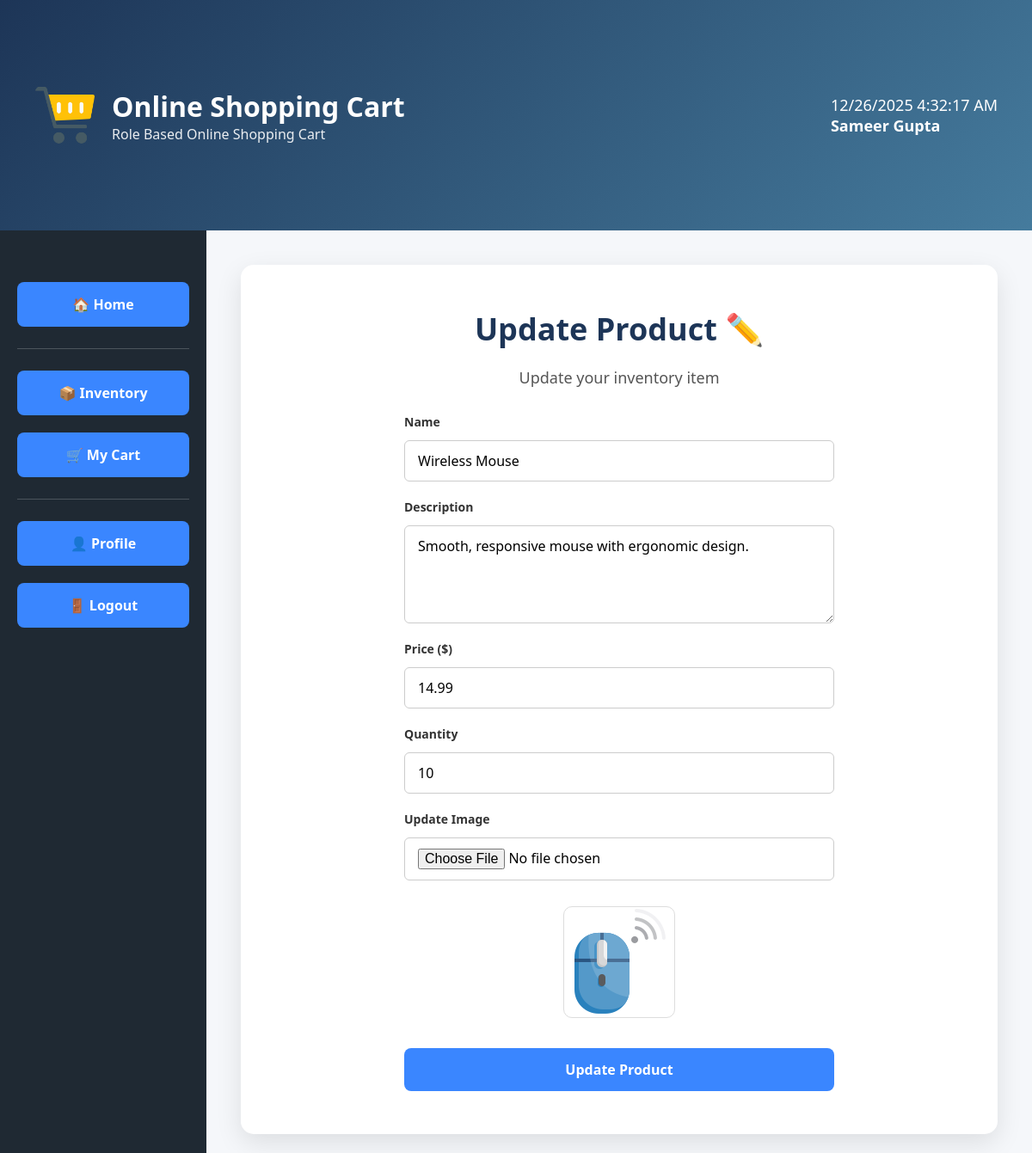
The page /seller/update-inventory/18 (signed in) on the database its author committed.
### src/models/inventory.py (models this page shows)
class Inventory(SQLModel, table=True):
    __tablename__ = "inventory"
    id: Optional[int] = Field(default=None, primary_key=True)
    name: str = Field(nullable=False, index=True)
    description: Optional[str] = Field(default=None)
    price: float = Field(nullable=False, gt=0)
    quantity: int = Field(default=0, ge=0)
    image: Optional[str] = Field(default=None)
    seller_id: int = Field(foreign_key="users.id", nullable=False)
    seller: Optional["User"] = Relationship(  # noqa
        sa_relationship_kwargs={"lazy": "select"},  # lazy loading
        back_populates=None,  # one-directional
    )
    is_active: bool = Field(default=True, index=True)
    created_at: datetime = Field(
        default_factory=get_utc_now, alias="created_at", index=True
    )
    updated_at: datetime = Field(
        default_factory=get_utc_now, alias="updated_at", index=True
    )

### src/routes/seller.py (the view, shortened to what this page needs)
@seller.route("/update-inventory/<int:item_id>", methods=["GET", "POST"])
@role_required("seller")
def update_inventory(item_id: int):
    seller_id = session.get("user_id")
    with Session(engine) as db:
        inventory = db.exec(
            select(Inventory).where(
                Inventory.id == item_id,
                Inventory.seller_id == seller_id,
                Inventory.is_active == True,  # noqa
            )
        ).one_or_none()
        if not inventory:
            message = "Inventory item not found"
            flash(message, "Error")
            logger.warning(message)
            return redirect(url_for("seller.dashboard"))
        if request.method == "GET":
            return render_template("seller/update_inventory.html", inventory=inventory, )
    return redirect(url_for("seller.dashboard"))

### src/utilities/security.py (called while the page is built, shortened)
def role_required(*allowed_roles: str):
    allowed_roles_set = {role.lower() for role in allowed_roles}
    def decorator(view):
        @wraps(view)
        def wrapped_view(*args, **kwargs):
            user_id = session.get("user_id")
            user_role = session.get("role")
            logger.debug(
                "Role access granted: user_id=%s role=%s path=%s",
                user_id,
                user_role,
                request.path,
            )
            return view(*args, **kwargs)
        return wrapped_view
    return decorator

### templates/seller/update_inventory.html (shortened to what this page needs)
{% extends "base.html" %}
{% block body %}
{% include "fragments/header.html" %}
<div class="container">
    {% include "fragments/navigation.html" %}
    <div class="content">
        <main class="landing-card">
            <h2>Update Product ✏️</h2>
            <p>Update your inventory item</p>
            <form class="auth-form"
                  method="post"
                  enctype="multipart/form-data">
                <div class="form-group">
                    <label>Name</label>
                    <input type="text" name="name"
                           value="{{ inventory.name }}" required>
                </div>
                <div class="form-group">
                    <label>Description</label>
                    <textarea name="description"
                              class="form-textarea"
                              rows="4"
                              required>{{ inventory.description }}</textarea>
                </div>
                <div class="form-group">
                    <label>Price ($)</label>
                    <input type="number"
                           step="0.01"
                           name="price"
                           value="{{ inventory.price }}"
                           required>
                </div>
                <div class="form-group">
                    <label>Quantity</label>
                    <input type="number"
                           name="quantity"
                           value="{{ inventory.quantity }}"
                           min="0"
                           required>
                </div>
                <div class="form-group">
                    <label>Update Image</label>
                    <input type="file"
                           name="image"
                           accept="image/*">
                </div>
                {% if inventory.image %}
                <div class="image-preview">
                    <img src="{{ url_for('static', filename='uploads/' + inventory.image) }}">
                </div>
                {% endif %}
                <button type="submit">Update Product</button>
            </form>
        </main>
    </div>
</div>
{% endblock %}

### static/css/style.css (style rules this page uses)
* { margin: 0; padding: 0; box-sizing: border-box; font-family: "Segoe UI", Tahoma, sans-serif; }
body { height: 100vh; background: #f5f7fa; overflow: hidden; }
.container { display: flex; height: 80vh; overflow-y: auto; }
.content { width: 80vw; padding: 40px; overflow-y: auto; }
.landing-card { background: white; border-radius: 15px; padding: 50px; box-shadow: 0 10px 30px rgba(0, 0, 0, 0.1); text-align: center; }
.landing-card h2 { font-size: 36px; color: #1d3557; }
.landing-card p { margin-top: 20px; font-size: 18px; color: #555; }
.auth-form { margin-top: 30px; display: flex; flex-direction: column; gap: 20px; max-width: 500px; margin-left: auto; margin-right: auto; }
.auth-form label { text-align: left; font-weight: 600; color: #333; }
.auth-form input, .auth-form textarea, .auth-form input[type="file"] { width: 100%; padding: 12px 15px; margin-top: 6px; border-radius: 6px; border: 1px solid #ccc; font-size: 16px; font-family: inherit; transition: border-color 0.3s ease, box-shadow 0.3s ease; }
.auth-form textarea { resize: vertical; min-height: 100px; }
.auth-form button { margin-top: 10px; padding: 14px; background: #3a86ff; color: white; border: none; border-radius: 8px; font-size: 16px; font-weight: bold; cursor: pointer; transition: background 0.3s ease, transform 0.2s ease; }
.form-group { display: flex; flex-direction: column; gap: 6px; }
.form-group label { font-size: 14px; font-weight: 600; color: #333; }
.image-preview { margin-top: 10px; text-align: center; }
.image-preview img { max-width: 200px; max-height: 200px; border-radius: 10px; object-fit: cover; border: 1px solid #ddd; }

### rows shown on the page
Inventory: name "Wireless Mouse", description "Smooth, responsive mouse with ergonomic design.", price "14.99", quantity "10", image (picture)

### other values the page prints
{{ session.get("full_name") | title }} "Sameer Gupta"
